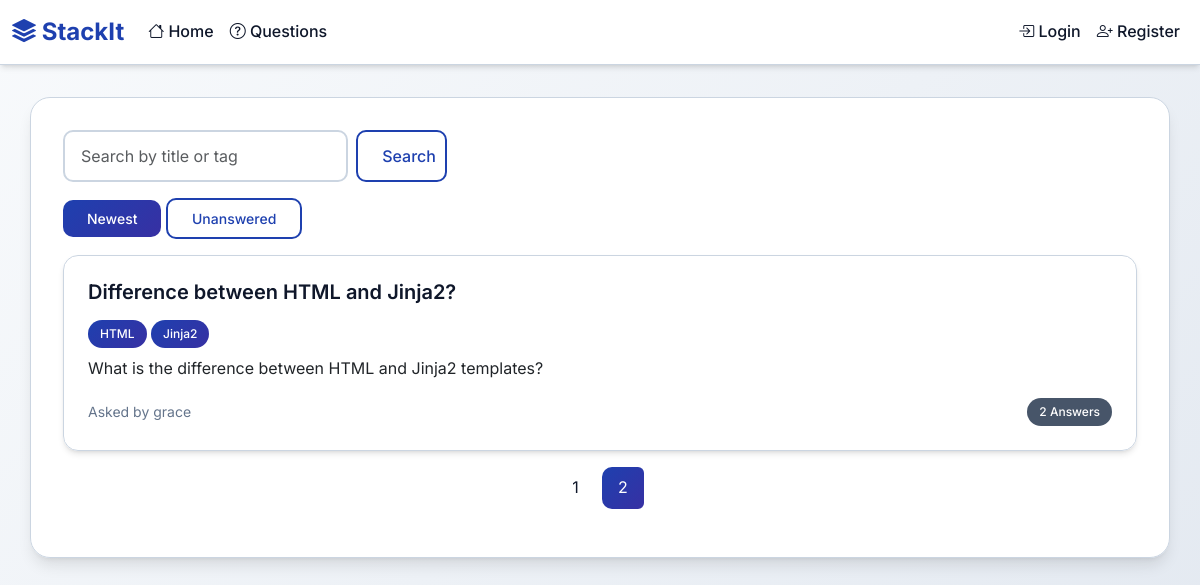
/questions?page=2&filter=newest&search=, run on the app's committed database.
### tables this page shows
CREATE TABLE questions (
            id INTEGER PRIMARY KEY AUTOINCREMENT,
            title TEXT NOT NULL,
            body_html TEXT NOT NULL,
            user_id INTEGER NOT NULL,
            created_at TIMESTAMP DEFAULT CURRENT_TIMESTAMP,
            accepted_answer_id INTEGER,
            FOREIGN KEY (user_id) REFERENCES users (id)
        );

### app.py (the view)
@app.route('/questions')
def index():
    page = request.args.get('page', 1, type=int)
    per_page = 10
    offset = (page - 1) * per_page
    conn = get_db()
    filter_type = request.args.get('filter', 'newest')
    search_query = request.args.get('search', '')
    if filter_type == 'unanswered':
        base_query = '''
            SELECT q.*, u.username,
                   (SELECT COUNT(*) FROM answers WHERE question_id = q.id) as answer_count,
                   GROUP_CONCAT(t.name) as tags
            FROM questions q
            LEFT JOIN users u ON q.user_id = u.id
            LEFT JOIN question_tags qt ON q.id = qt.question_id
            LEFT JOIN tags t ON qt.tag_id = t.id
            WHERE q.id NOT IN (SELECT DISTINCT question_id FROM answers)
        '''
        if search_query:
            base_query += f" AND (q.title LIKE '%{search_query}%' OR t.name LIKE '%{search_query}%')"
    else:
        base_query = '''
            SELECT q.*, u.username,
                   (SELECT COUNT(*) FROM answers WHERE question_id = q.id) as answer_count,
                   GROUP_CONCAT(t.name) as tags
            FROM questions q
            LEFT JOIN users u ON q.user_id = u.id
            LEFT JOIN question_tags qt ON q.id = qt.question_id
            LEFT JOIN tags t ON qt.tag_id = t.id
        '''
        if search_query:
            base_query += f" WHERE (q.title LIKE '%{search_query}%' OR t.name LIKE '%{search_query}%')"
    base_query += " GROUP BY q.id"
    if filter_type == 'newest':
        base_query += " ORDER BY q.created_at DESC"
    elif filter_type == 'votes':
        base_query += " ORDER BY (SELECT COALESCE(SUM(v.value), 0) FROM votes v JOIN answers a ON v.answer_id = a.id WHERE a.question_id = q.id) DESC"
    base_query += f" LIMIT {per_page} OFFSET {offset}"
    questions = conn.execute(base_query).fetchall()
    if filter_type == 'unanswered':
        count_query = '''
            SELECT COUNT(DISTINCT q.id) as total
            FROM questions q
            LEFT JOIN question_tags qt ON q.id = qt.question_id
            LEFT JOIN tags t ON qt.tag_id = t.id
            WHERE q.id NOT IN (SELECT DISTINCT question_id FROM answers)
        '''
        if search_query:
            count_query += f" AND (q.title LIKE '%{search_query}%' OR t.name LIKE '%{search_query}%')"
    else:
        count_query = '''
            SELECT COUNT(DISTINCT q.id) as total
            FROM questions q
            LEFT JOIN question_tags qt ON q.id = qt.question_id
            LEFT JOIN tags t ON qt.tag_id = t.id
        '''
        if search_query:
            count_query += f" WHERE (q.title LIKE '%{search_query}%' OR t.name LIKE '%{search_query}%')"
    total = conn.execute(count_query).fetchone()['total']
    conn.close()
    total_pages = (total + per_page - 1) // per_page
    return render_template('index.html',
                         questions=questions,
                         page=page,
                         total_pages=total_pages,
                         filter_type=filter_type,
                         search_query=search_query)

### app.py (called while the page is built)
def get_db():
    conn = sqlite3.connect('database.db')
    conn.row_factory = sqlite3.Row
    return conn

### templates/index.html (shortened to what this page needs)
{% extends 'base.html' %}
{% block content %}
<div class="d-flex justify-content-between align-items-center mb-3">
  <form class="d-flex" method="get" action="{{ url_for('index') }}">
    <input class="form-control me-2" type="search" name="search" placeholder="Search by title or tag" value="{{ search_query }}">
    <button class="btn btn-outline-primary" type="submit">Search</button>
  </form>
</div>
<div class="mb-3">
  <a href="{{ url_for('index', filter='newest') }}" class="btn btn-sm {% if filter_type=='newest' %}btn-primary{% else %}btn-outline-primary{% endif %}">Newest</a>
  <a href="{{ url_for('index', filter='unanswered') }}" class="btn btn-sm {% if filter_type=='unanswered' %}btn-primary{% else %}btn-outline-primary{% endif %}">Unanswered</a>
</div>
{% for q in questions %}
  <div class="card mb-3">
    <div class="card-body">
      <h5 class="card-title"><a href="{{ url_for('question', question_id=q.id) }}">{{ q.title }}</a></h5>
      <div class="mb-2">
        {% if q.tags %}
          {% for tag in q.tags.split(',') %}
            <span class="badge bg-info text-dark">{{ tag }}</span>
          {% endfor %}
        {% endif %}
      </div>
      <p class="card-text">{{ q.body_html|striptags|truncate(120) }}</p>
      <div class="d-flex justify-content-between align-items-center">
        <small class="text-muted">Asked by {{ q.username }}</small>
        <span class="badge bg-secondary">{{ q.answer_count }} Answers</span>
      </div>
    </div>
  </div>
{% else %}
  <div class="alert alert-info">No questions found.</div>
{% endfor %}
<nav aria-label="Page navigation">
  <ul class="pagination justify-content-center">
    {% for p in range(1, total_pages+1) %}
      <li class="page-item {% if p == page %}active{% endif %}"><a class="page-link" href="{{ url_for('index', page=p, filter=filter_type, search=search_query) }}">{{ p }}</a></li>
    {% endfor %}
  </ul>
</nav>
{% endblock %}

### static/css/style.css (style rules this page uses)
:root { --primary-color: #1e40af; --primary-dark: #1e3a8a; --secondary-color: #475569; --success-color: #059669; --danger-color: #dc2626; --warning-color: #d97706; --info-color: #0891b2; --light-bg: #ffffff; --dark-bg: #0f172a; --border-color: #cbd5e1; --text-primary: #0f172a; --text-secondary: #475569; --text-muted: #64748b; --shadow-sm: 0 1px 2px 0 rgb(0 0 0 / 0.05); --shadow-md: 0 4px 6px -1px rgb(0 0 0 / 0.1), 0 2px 4px -2px rgb(0 0 0 / 0.1); --shadow-lg: 0 10px 15px -3px rgb(0 0 0 / 0.1), 0 4px 6px -4px rgb(0 0 0 / 0.1); --gradient-primary: linear-gradient(135deg, #1e40af 0%, #3730a3 100%); --gradient-secondary: linear-gradient(135deg, #059669 0%, #047857 100%); }
* { box-sizing: border-box; }
body { font-family: 'Inter', -apple-system, BlinkMacSystemFont, 'Segoe UI', Roboto, sans-serif; background: linear-gradient(135deg, #f8fafc 0%, #e2e8f0 100%); min-height: 100vh; color: var(--text-primary); line-height: 1.6; }
.card { border: 1px solid var(--border-color); border-radius: 15px; box-shadow: var(--shadow-md); transition: all 0.3s ease; background: rgba(255, 255, 255, 0.98); backdrop-filter: blur(10px); }
.card-body { padding: 1.5rem; }
.card-title { font-weight: 600; color: var(--text-primary); margin-bottom: 1rem; }
.card-title a { color: var(--text-primary); text-decoration: none; transition: color 0.3s ease; }
.badge { font-weight: 500; padding: 0.5rem 0.75rem; border-radius: 20px; font-size: 0.75rem; transition: all 0.3s ease; }
.bg-info { background: var(--gradient-primary) !important; color: white !important; }
.bg-secondary { background: var(--secondary-color) !important; }
.btn { border-radius: 10px; font-weight: 500; padding: 0.5rem 1.5rem; transition: all 0.3s ease; border: none; position: relative; overflow: hidden; }
.btn::before { content: ''; position: absolute; top: 0; left: -100%; width: 100%; height: 100%; background: linear-gradient(90deg, transparent, rgba(255, 255, 255, 0.2), transparent); transition: left 0.5s; }
.btn-primary { background: var(--gradient-primary); color: white; }
.btn-outline-primary { border: 2px solid var(--primary-color); color: var(--primary-color); background: transparent; }
.form-control { border-radius: 10px; border: 2px solid var(--border-color); padding: 0.75rem 1rem; transition: all 0.3s ease; background: rgba(255, 255, 255, 0.98); color: var(--text-primary); }
.pagination { gap: 0.5rem; }
.page-link { border-radius: 10px; border: none; padding: 0.5rem 1rem; color: var(--text-primary); background: rgba(255, 255, 255, 0.9); transition: all 0.3s ease; }
.page-item.active .page-link { background: var(--gradient-primary); color: white; border: none; }
* { transition: all 0.3s ease; }
.text-muted { color: var(--text-muted) !important; }

### data on the page
questions: title "Difference between HTML and Jinja2?", tag "HTML" "Jinja2", body_html "What is the difference between HTML and Jinja2 templates?", username "grace", answer_count "2"

### other printed values
{{ p }} "1" "2"
